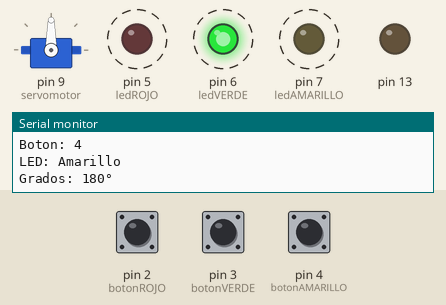
The sketch below on a simulated Arduino Uno, built with avr-gcc and run on an emulated ATmega328P. Parts: servo, output pins drawn as LEDs (lit = HIGH), the last lines printed to the serial monitor. Dashed ring = blinking. Inputs (shaded band) come from the test bench; at power-on: pin 3 (botonVERDE) LOW, pin 2 (botonROJO) LOW, pin 4 (botonAMARILLO) LOW.

Above: at 0.32 s.
At 1.2 s:
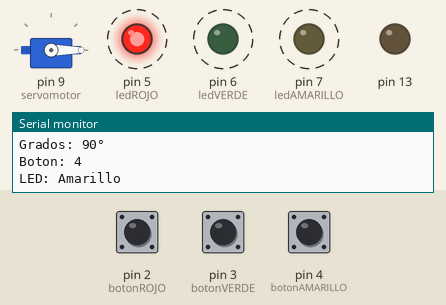
1.3 s: pin 3 (botonVERDE) pulled HIGH for 0.15 s
4.4 s: pin 2 (botonROJO) pulled HIGH for 0.15 s
7.5 s: pin 4 (botonAMARILLO) pulled HIGH for 0.15 s
10.6 s: pin 3 (botonVERDE) pulled HIGH for 1 s
14.6 s: pin 4 (botonAMARILLO) pulled HIGH for 1 s
At 14.85 s:
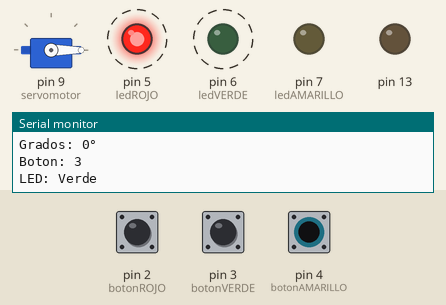
18.6 s: pin 2 (botonROJO) pulled HIGH for 1 s
Timing chart, 0 to 23.6 s (numbered marks = the images above; inputs shaded):
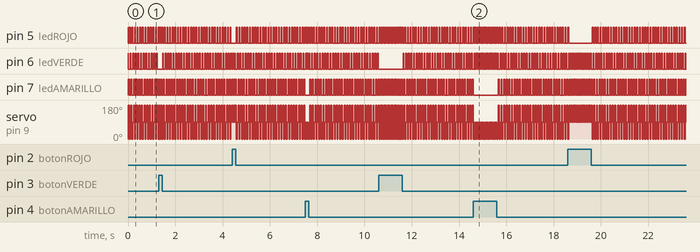

The sketch:

Lucas_Barrientos_1.ino
```cpp
// Trabajo Practico Nro.1
// Manejo de entradas salidas y servo motor

// Librerias:
#include <Servo.h>

// Botones:
#define botonROJO 2
#define botonVERDE 3
#define botonAMARILLO 4

// LEDs:
#define ledROJO 5
#define ledVERDE 6
#define ledAMARILLO 7

// Variables:
Servo servomotor; // Se define el nombre del servomotor
int estado;       // Se guarda el estado del led (Encendido/Apagado)

void setup() {
 pinMode(ledROJO, OUTPUT);
 pinMode(ledVERDE, OUTPUT);
 pinMode(ledAMARILLO, OUTPUT);
 pinMode(botonAMARILLO, INPUT);
 pinMode(botonVERDE, INPUT);
 pinMode(botonROJO, INPUT);
 pinMode(13, OUTPUT);
 digitalWrite(13, LOW); // Se apaga el led de la placa
 Serial.begin(9600);    // Inicializa la velocidad del Serial
 servomotor.attach(9);  // Se define el pin digital del servomotor
 ledsApagados();        // Apaga todos los leds al inicializar
}

void loop() {
// 0 == Encendido
// 1 == Apagado

  if(lecturaDelEstado(botonROJO) == 1){
    encenderYMover(ledROJO,ledAMARILLO,ledVERDE, 0);
    Serial.println("Boton: 2\nLED: Rojo\nGrados: 0°\n");
    delay(10);
  }
  if(lecturaDelEstado(botonVERDE) == 1){
    encenderYMover(ledVERDE,ledROJO,ledAMARILLO, 90);
    Serial.println("Boton: 3\nLED: Verde\nGrados: 90°\n");
    delay(10);
  }
  if(lecturaDelEstado(botonAMARILLO) == 1){
    encenderYMover(ledAMARILLO,ledROJO,ledVERDE, 180);
    Serial.println("Boton: 4\nLED: Amarillo\nGrados: 180°\n");
    delay(10);
  }
}

/* Lee el valor digital del boton y lo intercambia por el valor opuesto */
int lecturaDelEstado(int boton) {
  int lectura = digitalRead(boton);
  if(lectura == 0) {
    return 1;
  } else {
      return 0;
  }
}

/* Se encarga de mantener encendido el LED pulsado  y apagar los LEDs restantes */
void encenderYMover(int ledEncendido, int ledApagado1, int ledApagado2, int grados){
    digitalWrite(ledEncendido, HIGH);
    digitalWrite(ledApagado1, LOW);
    digitalWrite(ledApagado2, LOW);
    servomotor.write(grados);
}

/* Apaga todos los LEDs */
void ledsApagados(){
    digitalWrite(ledROJO, LOW);
    digitalWrite(ledVERDE, LOW);
    digitalWrite(ledAMARILLO, LOW);
}
```

Measured:
- by itself, pin 5 (ledROJO): repeats every 0.11 s: HIGH 0.03 s, LOW 0.08 s
- by itself, pin 6 (ledVERDE), pin 7 (ledAMARILLO): alternates HIGH for 0.04 s and LOW for 0.07 s
